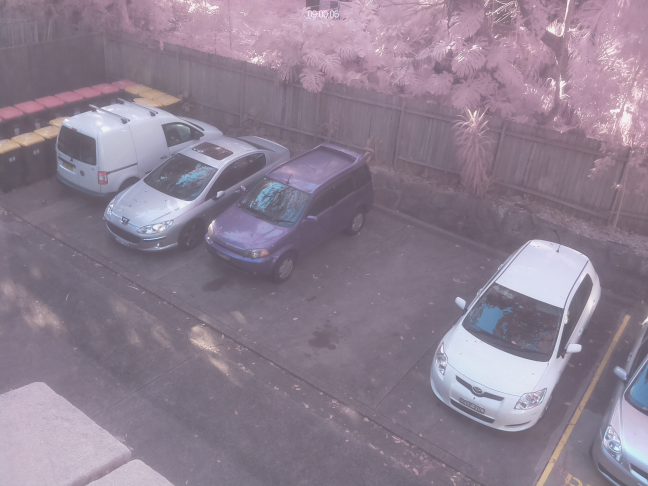
#> input picture images/car_parking1.jpg, 1296 x 972 px (shown at 1/2 size)
$ jupyter execute --allow-errors CDSW_Image_Notebook.ipynb
#> lines starting #> are read from the running program, lines starting #| are printed output that depends on the picture
[cell 1]
from PIL import Image
from numpy import asarray
from io import BytesIO
import base64
import matplotlib.pyplot as plt
import requests
import json

[cell 2]
source_image = "images/car_parking1.jpg"
target_image = "images/car_parking.jpg"
image = Image.open(source_image)
#> image is the input picture: PIL image 1296x972 RGB; mean R, G, B 141.8, 128.2, 144.6
orig_data = asarray(image)
print('Original = {0}'.format(orig_data.shape))
#| Original = (972, 1296, 3)

[cell 3]
plt.imshow(orig_data)

[cell 4]
# 이미지 사이즈 조정
resize_image = image.resize((150, 150))
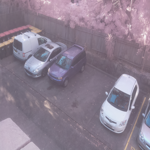
#> resize_image: PIL image 150x150 RGB; mean R, G, B 141.8, 128.2, 144.6
resize_data = asarray(resize_image)
print('Resized = {0}'.format(resize_data.shape))
#| Resized = (150, 150, 3)
resize_image.save(target_image, "JPEG", quality=95 )
# 이미지를 문자열로 변환
with open(target_image, 'rb') as binary_file:
    binary_file_data = binary_file.read()
    base64_encoded_data = base64.b64encode(binary_file_data)
    image_to_text = base64_encoded_data.decode('utf-8')
# print(image_to_text)


$ run again, with images/car_parking2.jpg copied over images/car_parking1.jpg
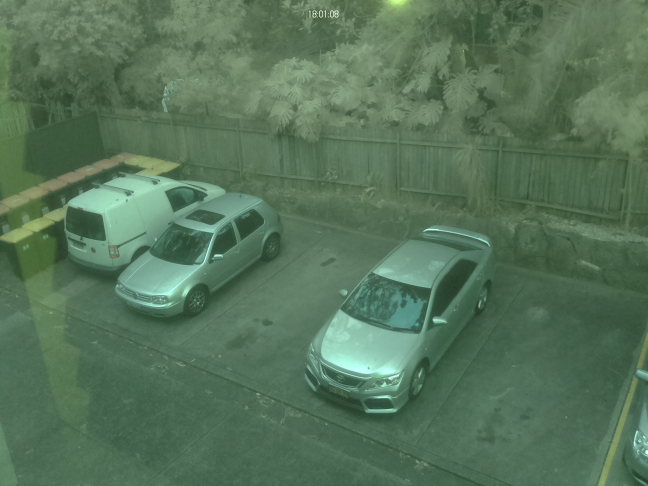
#> input picture images/car_parking2.jpg, 1296 x 972 px (shown at 1/2 size)
#> image is the input picture: PIL image 1296x972 RGB; mean R, G, B 86, 115.8, 89.4
#| Original = (972, 1296, 3)
#> `resize_image = image.resize((150, 150))`:
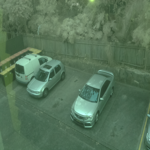
#> resize_image: PIL image 150x150 RGB; mean R, G, B 86, 115.8, 89.4
#| Resized = (150, 150, 3)

$ run again, with images/car_parking3.jpg copied over images/car_parking1.jpg
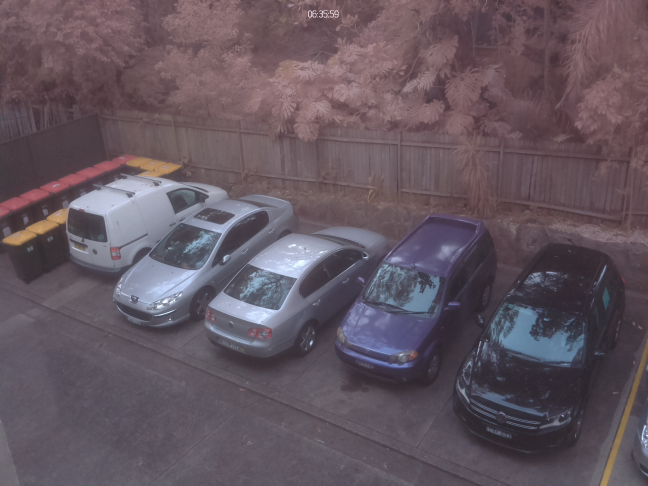
#> input picture images/car_parking3.jpg, 1296 x 972 px (shown at 1/2 size)
#> image is the input picture: PIL image 1296x972 RGB; mean R, G, B 99.5, 86.4, 95.9
#| Original = (972, 1296, 3)
#> `resize_image = image.resize((150, 150))`:
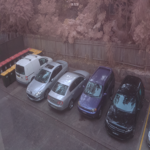
#> resize_image: PIL image 150x150 RGB; mean R, G, B 99.5, 86.4, 95.9
#| Resized = (150, 150, 3)
